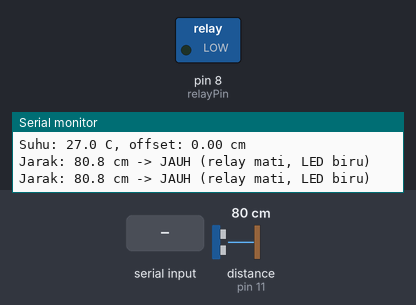
The sketch below on a simulated Arduino Uno, built with avr-gcc and run on an emulated ATmega328P. On the bench: switched loads named in the sketch (green lamp = pin HIGH), the last lines printed to the serial monitor. Wiring (inferred from the names in the program): ultrasonic range finder: trigger pin 12; echo pin 11. The inputs (shaded band) are chosen by the test bench; at power-on: distance to the obstacle (sensor on pin 11) 80 cm. The echo pulse lasts 58.3 µs per cm; pins used as bus, display or sensor lines are not drawn.

Above: at 1.3 s.
1.4 s: distance to the obstacle (sensor on pin 11) set to 23 cm
3.2 s: distance to the obstacle (sensor on pin 11) set to 18 cm
At 4.2 s:
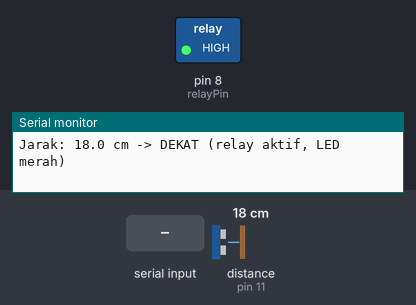
6.8 s: "k90\n" received over Serial
At 8.9 s:
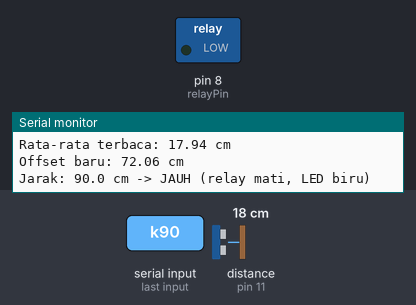
Timing chart, 0 to 10.4 s (numbered marks = the images above; inputs shaded):
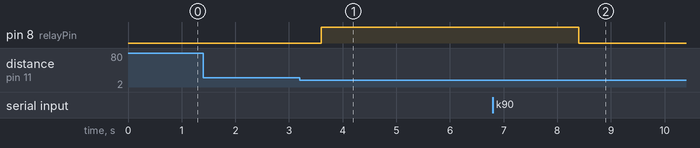

Measured:
- the behaviour switches between 21 and 20 cm on distance to the obstacle (sensor on pin 11) (found by bisection; images 0 and 1)
- after the input at 3.2 s, pin 8 (relayPin): LOW → HIGH after 0.41 s
- after the input at 6.8 s, pin 8 (relayPin): HIGH → LOW after 1.6 s

The sketch:

ultrasonik_relay.ino
```cpp
// Sensor ultrasonik HC-SR04 + relay (dekat -> LED merah, jauh -> LED biru) + kalibrasi
//
// Pengkabelan:
//   HC-SR04 VCC  -> 5V,  Trig -> D12,  Echo -> D11,  GND -> GND
//   Relay   VCC  -> 5V,  IN   -> D8,   GND  -> GND
//   Relay COM -> 5V
//   Relay NO  -> resistor 220 ohm -> LED merah -> GND
//   Relay NC  -> resistor 220 ohm -> LED biru  -> GND
//   Push button: satu kaki -> D2, kaki lain -> GND (pakai INPUT_PULLUP)
//
// Kalibrasi:
//   Push button : kalibrasi offset pada jarak referensi (20 cm)
//
// Perintah via Serial Monitor (set ke "Newline", baud 9600):
//   k<jarak>  kalibrasi offset, contoh: k20 (benda dipasang tepat 20 cm)
//   t<suhu>   set suhu ruangan dalam derajat C, contoh: t30
//   r         reset kalibrasi ke nilai awal
//   ?         tampilkan bantuan

const int trigPin = 12;
const int echoPin = 11;
const int relayPin = 8;
const int tombolPin = 13;                // push button kalibrasi (ke GND)

// Banyak modul relay aktif saat IN = LOW. Jika relay bekerja terbalik,
// ubah nilai ini (true <-> false).
const bool relayActiveLow = false;

const float batasJarak = 20.0;          // di bawah ini = dekat (relay aktif)
const float histeresis = 2.0;           // mencegah relay "berdetak" di sekitar batas (cm)
const float jarakMaks = 400.0;          // batas jangkauan sensor (cm)
const unsigned long timeoutUs = 30000;  // batas waktu menunggu pantulan (30 ms)

// Parameter kalibrasi
const float suhuAwal = 27.0;            // suhu ruangan awal (derajat C)
const float jarakKalibrasi = 20.0;      // jarak referensi saat tombol ditekan (cm)
float suhu = suhuAwal;
float offsetCm = 0.0;                   // koreksi hasil ukur (cm)

bool dekat = false;                     // status terakhir: benda dekat atau tidak

// Variabel push button (diubah di dalam interrupt)
volatile bool tombolDitekan = false;
volatile unsigned long waktuTekanTerakhir = 0;

void isrTombol() {
  unsigned long sekarang = millis();
  if (sekarang - waktuTekanTerakhir > 250) {  // debounce 250 ms
    tombolDitekan = true;
    waktuTekanTerakhir = sekarang;
  }
}

void setRelay(bool aktif) {
  bool level = relayActiveLow ? !aktif : aktif;
  digitalWrite(relayPin, level ? HIGH : LOW);
}

void setup() {
  Serial.begin(9600);
  pinMode(trigPin, OUTPUT);
  pinMode(echoPin, INPUT);
  pinMode(relayPin, OUTPUT);
  pinMode(tombolPin, INPUT_PULLUP);
  attachInterrupt(digitalPinToInterrupt(tombolPin), isrTombol, FALLING);
  setRelay(false);
  Serial.println("Sensor ultrasonik siap digunakan");
  tampilBantuan();
}

// Kecepatan suara (cm/mikrodetik) bergantung pada suhu udara
float kecepatanSuara() {
  return (331.3 + 0.606 * suhu) / 10000.0;
}

// Satu kali pembacaan jarak tanpa koreksi offset
float bacaJarakMentah() {
  digitalWrite(trigPin, LOW);
  delayMicroseconds(2);
  digitalWrite(trigPin, HIGH);
  delayMicroseconds(10);
  digitalWrite(trigPin, LOW);

  unsigned long durasi = pulseIn(echoPin, HIGH, timeoutUs);

  if (durasi == 0) {
    return -1;  // tidak ada pantulan
  }

  return durasi * kecepatanSuara() / 2;
}

// Rata-rata beberapa pembacaan agar hasil lebih stabil
float bacaJarakRata(int jumlah) {
  float total = 0;
  int valid = 0;

  for (int i = 0; i < jumlah; i++) {
    float d = bacaJarakMentah();
    if (d >= 0) {
      total += d;
      valid++;
    }
    delay(60);  // jeda antar pengukuran agar gema tidak saling tumpang
  }

  if (valid == 0) {
    return -1;
  }
  return total / valid;
}

void tampilBantuan() {
  Serial.println("--- Perintah kalibrasi ---");
  Serial.println("Tombol   : kalibrasi di 20 cm");
  Serial.println("k<jarak> : kalibrasi offset, contoh k20");
  Serial.println("t<suhu>  : set suhu (C), contoh t30");
  Serial.println("r        : reset kalibrasi");
  Serial.println("?        : bantuan");
  Serial.print("Suhu: ");
  Serial.print(suhu, 1);
  Serial.print(" C, offset: ");
  Serial.print(offsetCm, 2);
  Serial.println(" cm");
}

void kalibrasiOffset(float jarakAsli) {
  Serial.print("Kalibrasi pada jarak ");
  Serial.print(jarakAsli, 1);
  Serial.println(" cm, jangan gerakkan benda...");

  float rata = bacaJarakRata(20);

  if (rata < 0) {
    Serial.println("Gagal: tidak ada pantulan terdeteksi");
    return;
  }

  offsetCm = jarakAsli - rata;
  Serial.print("Rata-rata terbaca: ");
  Serial.print(rata, 2);
  Serial.println(" cm");
  Serial.print("Offset baru: ");
  Serial.print(offsetCm, 2);
  Serial.println(" cm");
}

void cekPerintah() {
  if (!Serial.available()) {
    return;
  }

  String perintah = Serial.readStringUntil('\n');
  perintah.trim();
  if (perintah.length() == 0) {
    return;
  }

  char kode = perintah.charAt(0);
  float nilai = perintah.substring(1).toFloat();

  if (kode == 'k' && nilai > 0) {
    kalibrasiOffset(nilai);
  } else if (kode == 't') {
    suhu = nilai;
    Serial.print("Suhu diatur ke ");
    Serial.print(suhu, 1);
    Serial.println(" C");
  } else if (kode == 'r') {
    suhu = suhuAwal;
    offsetCm = 0.0;
    Serial.println("Kalibrasi direset");
  } else if (kode == '?') {
    tampilBantuan();
  } else {
    Serial.println("Perintah tidak dikenal, ketik ? untuk bantuan");
  }
}

void loop() {
  // Kalibrasi lewat push button
  if (tombolDitekan) {
    tombolDitekan = false;
    Serial.println("Tombol ditekan -> kalibrasi");
    kalibrasiOffset(jarakKalibrasi);
    tombolDitekan = false;  // abaikan pantulan kontak selama kalibrasi
  }

  cekPerintah();

  float mentah = bacaJarakRata(5);

  if (mentah < 0 || mentah > jarakMaks) {
    Serial.println("Di luar jangkauan -> dianggap jauh (LED biru)");
    dekat = false;
  } else {
    float jarak = mentah + offsetCm;
    if (jarak < 0) {
      jarak = 0;
    }

    // Histeresis: relay aktif di bawah batas, baru mati setelah melewati batas + histeresis
    if (jarak < batasJarak) {
      dekat = true;
    } else if (jarak > batasJarak + histeresis) {
      dekat = false;
    }

    Serial.print("Jarak: ");
    Serial.print(jarak, 1);
    if (dekat) {
      Serial.println(" cm -> DEKAT (relay aktif, LED merah)");
    } else {
      Serial.println(" cm -> JAUH (relay mati, LED biru)");
    }
  }

  setRelay(dekat);
  delay(200);
}
```
